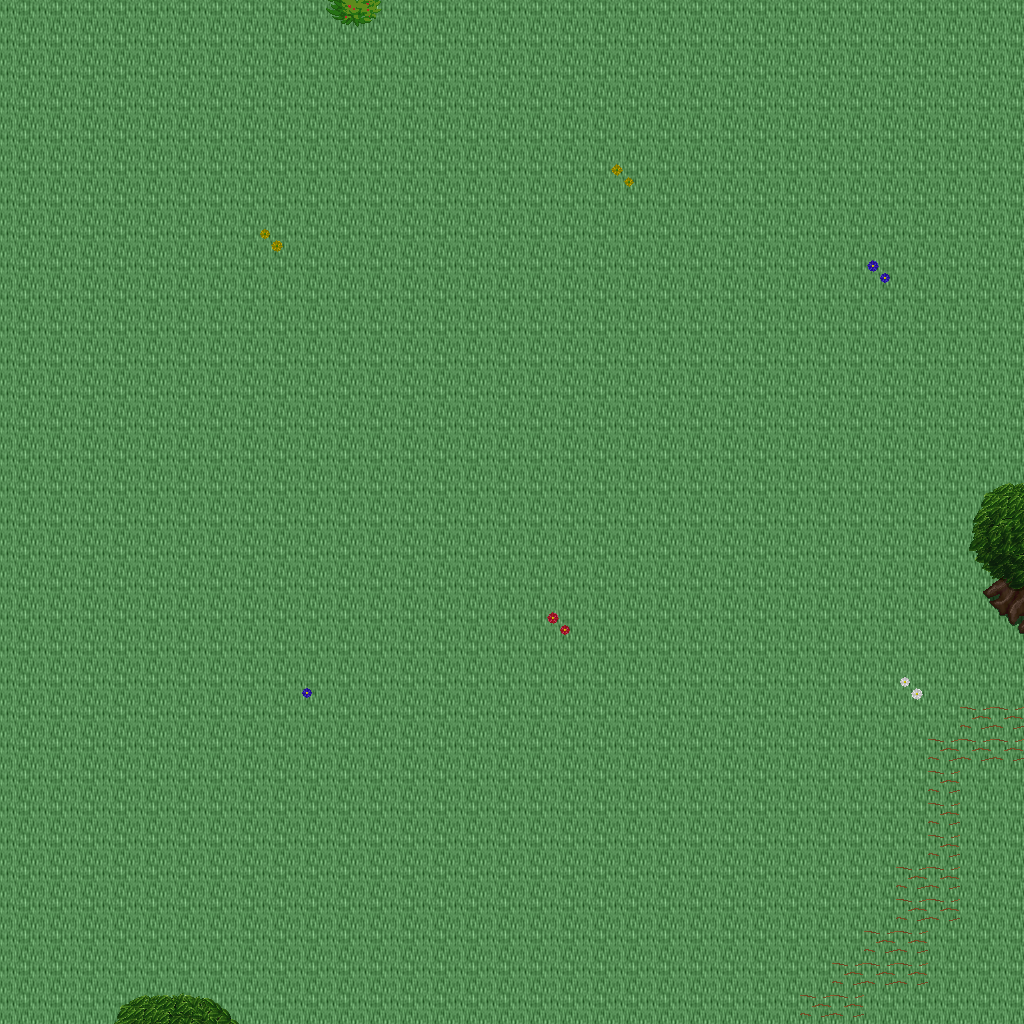

The image is a tile-based game level rendered from a .tmx file. Its description and source (layers, tilesets, objects; grid data summarised) follow:
An orthogonal 32x32 tile map with 32x32 px tiles, 5 tile layers (Ground, Objects, Objects2, Above, ...), 1 hidden layer not drawn, 39 tilesets.

<map version="1.10" tiledversion="1.11.0" orientation="orthogonal" renderorder="right-down" width="32" height="32" tilewidth="32" tileheight="32" infinite="0" nextlayerid="11" nextobjectid="1">
 <tileset firstgid="1" name="ground_ground" tilewidth="32" tileheight="32" tilecount="33" columns="3">
  <image source="../drawable/ground_ground.png" width="96" height="352" />
 </tileset>
 <tileset firstgid="34" name="ground_water_pool" tilewidth="32" tileheight="32" tilecount="72" columns="3">
  <image source="../drawable/ground_water_pool.png" width="96" height="768" />
 </tileset>
 <tileset firstgid="106" name="ground_ridge_earth_dark" tilewidth="32" tileheight="32" tilecount="96" columns="12">
  <image source="../drawable/ground_ridge_earth_dark.png" width="384" height="256" />
 </tileset>
 <tileset firstgid="202" name="ground_grass_edges" tilewidth="32" tileheight="32" tilecount="36" columns="12">
  <image source="../drawable/ground_grass_edges.png" width="384" height="96" />
 </tileset>
 <tileset firstgid="238" name="ground_grass_corners" tilewidth="32" tileheight="32" tilecount="24" columns="6">
  <image source="../drawable/ground_grass_corners.png" width="192" height="128" />
 </tileset>
 <tileset firstgid="262" name="plant_flower_daisy_blue" tilewidth="32" tileheight="32" tilecount="8" columns="2">
  <image source="../drawable/plant_flower_daisy_blue.png" width="64" height="128" />
 </tileset>
 <tileset firstgid="270" name="plant_flower_daisy_yellow" tilewidth="32" tileheight="32" tilecount="8" columns="2">
  <image source="../drawable/plant_flower_daisy_yellow.png" width="64" height="128" />
 </tileset>
 <tileset firstgid="278" name="plant_flower_daisy_red" tilewidth="32" tileheight="32" tilecount="8" columns="2">
  <image source="../drawable/plant_flower_daisy_red.png" width="64" height="128" />
 </tileset>
 <tileset firstgid="286" name="plant_flower_daisy_white" tilewidth="32" tileheight="32" tilecount="8" columns="2">
  <image source="../drawable/plant_flower_daisy_white.png" width="64" height="128" />
 </tileset>
 <tileset firstgid="294" name="logic_collision" tilewidth="32" tileheight="32" tilecount="1" columns="1">
  <image source="../drawable/logic_collision.png" width="32" height="32" />
 </tileset>
 <tileset firstgid="295" name="plant_tree_tree_green" tilewidth="32" tileheight="32" tilecount="88" columns="8">
  <image source="../drawable/plant_tree_tree_green.png" width="256" height="352" />
 </tileset>
 <tileset firstgid="383" name="plant_stump_stump_brown" tilewidth="32" tileheight="32" tilecount="4" columns="2">
  <image source="../drawable/plant_stump_stump_brown.png" width="64" height="64" />
 </tileset>
 <tileset firstgid="387" name="item_pot_cauldron" tilewidth="32" tileheight="32" tilecount="48" columns="8">
  <image source="../drawable/item_pot_cauldron.png" width="256" height="192" />
 </tileset>
 <tileset firstgid="435" name="plant_bush_various_small" tilewidth="32" tileheight="32" tilecount="9" columns="3">
  <image source="../drawable/plant_bush_various_small.png" width="96" height="96" />
 </tileset>
 <tileset firstgid="444" name="ground_rock_pebbles" tilewidth="32" tileheight="32" tilecount="3" columns="1">
  <image source="../drawable/ground_rock_pebbles.png" width="32" height="96" />
 </tileset>
 <tileset firstgid="447" name="ground_ladder_vertical_dark" tilewidth="32" tileheight="32" tilecount="3" columns="3">
  <image source="../drawable/ground_ladder_vertical_dark.png" width="96" height="32" />
 </tileset>
 <tileset firstgid="450" name="item_chemistry_empty_bottles" tilewidth="32" tileheight="32" tilecount="12" columns="4">
  <image source="../drawable/item_chemistry_empty_bottles.png" width="128" height="96" />
 </tileset>
 <tileset firstgid="462" name="item_chemistry_flask" tilewidth="32" tileheight="32" tilecount="3" columns="1">
  <image source="../drawable/item_chemistry_flask.png" width="32" height="96" />
 </tileset>
 <tileset firstgid="465" name="item_pot_barrel" tilewidth="32" tileheight="32" tilecount="2" columns="1">
  <image source="../drawable/item_pot_barrel.png" width="32" height="64" />
 </tileset>
 <tileset firstgid="467" name="item_flagpole" tilewidth="32" tileheight="32" tilecount="3" columns="1">
  <image source="../drawable/item_flagpole.png" width="32" height="96" />
 </tileset>
 <tileset firstgid="470" name="item_food_beehive1" tilewidth="32" tileheight="32" tilecount="1" columns="1">
  <image source="../drawable/item_food_beehive1.png" width="32" height="32" />
 </tileset>
 <tileset firstgid="471" name="item_food_beehive2" tilewidth="32" tileheight="32" tilecount="1" columns="1">
  <image source="../drawable/item_food_beehive2.png" width="32" height="32" />
 </tileset>
 <tileset firstgid="472" name="item_buzzing_bees" tilewidth="32" tileheight="32" tilecount="5" columns="5">
  <image source="../drawable/item_buzzing_bees.png" width="160" height="32" />
 </tileset>
 <tileset firstgid="477" name="plant_bush_hedge" tilewidth="32" tileheight="32" tilecount="35" columns="5">
  <image source="../drawable/plant_bush_hedge.png" width="160" height="224" />
 </tileset>
 <tileset firstgid="512" name="logic_creature_animal" tilewidth="32" tileheight="32" tilecount="32" columns="8">
  <image source="../drawable/logic_creature_animal.png" width="256" height="128" />
 </tileset>
 <tileset firstgid="544" name="furniture_table_wooden_trestle" tilewidth="32" tileheight="32" tilecount="9" columns="3">
  <image source="../drawable/furniture_table_wooden_trestle.png" width="96" height="96" />
 </tileset>
 <tileset firstgid="553" name="furniture_table_bench" tilewidth="32" tileheight="32" tilecount="3" columns="3">
  <image source="../drawable/furniture_table_bench.png" width="96" height="32" />
 </tileset>
 <tileset firstgid="556" name="item_food_smoked_meatandfish" tilewidth="32" tileheight="32" tilecount="4" columns="4">
  <image source="../drawable/item_food_smoked_meatandfish.png" width="128" height="32" />
 </tileset>
 <tileset firstgid="560" name="furniture_table_wooden_trestle_vertical" tilewidth="32" tileheight="32" tilecount="6" columns="2">
  <image source="../drawable/furniture_table_wooden_trestle_vertical.png" width="64" height="96" />
 </tileset>
 <tileset firstgid="566" name="building_huts" tilewidth="32" tileheight="32" tilecount="338" columns="26">
  <image source="../drawable/building_huts.png" width="832" height="416" />
 </tileset>
 <tileset firstgid="904" name="building_chimney_smoke" tilewidth="32" tileheight="32" tilecount="40" columns="4">
  <image source="../drawable/building_chimney_smoke.png" width="128" height="320" />
 </tileset>
 <tileset firstgid="944" name="item_firewood" tilewidth="32" tileheight="32" tilecount="12" columns="3">
  <image source="../drawable/item_firewood.png" width="96" height="128" />
 </tileset>
 <tileset firstgid="956" name="logic_item_herb" tilewidth="32" tileheight="32" tilecount="5" columns="5">
  <image source="../drawable/logic_item_herb.png" width="160" height="32" />
 </tileset>
 <tileset firstgid="961" name="logic_creature_reptile" tilewidth="32" tileheight="32" tilecount="7" columns="7">
  <image source="../drawable/logic_creature_reptile.png" width="224" height="32" />
 </tileset>
 <tileset firstgid="968" name="logic_creature_insect" tilewidth="32" tileheight="32" tilecount="5" columns="5">
  <image source="../drawable/logic_creature_insect.png" width="160" height="32" />
 </tileset>
 <tileset firstgid="973" name="plant_bush_bush_pinks" tilewidth="32" tileheight="32" tilecount="4" columns="2">
  <image source="../drawable/plant_bush_bush_pinks.png" width="64" height="64" />
 </tileset>
 <tileset firstgid="977" name="plant_bush_fern" tilewidth="32" tileheight="32" tilecount="32" columns="8">
  <image source="../drawable/plant_bush_fern.png" width="256" height="128" />
 </tileset>
 <tileset firstgid="1009" name="plant_bushes_and_trees" tilewidth="32" tileheight="32" tilecount="144" columns="16">
  <image source="../drawable/plant_bushes_and_trees.png" width="512" height="289" />
 </tileset>
 <tileset firstgid="1153" name="plant_bush_berried" tilewidth="32" tileheight="32" tilecount="60" columns="5">
  <image source="../drawable/plant_bush_berried.png" width="160" height="384" />
 </tileset>
 <layer id="1" name="Ground" width="32" height="32">
  <data>[1024 cells, 1024 non-empty, 1 distinct tile ids]</data>
 </layer>
 <layer id="2" name="Objects" width="32" height="32">
  <data>[1024 cells, 29 non-empty, 11 distinct tile ids]</data>
 </layer>
 <layer id="3" name="Objects2" width="32" height="32">
  <data>[1024 cells, 0 non-empty, 0 distinct tile ids]</data>
 </layer>
 <layer id="4" name="Above" width="32" height="32">
  <data>[1024 cells, 12 non-empty, 10 distinct tile ids]</data>
 </layer>
 <layer id="5" name="Above2" width="32" height="32">
  <data>[1024 cells, 0 non-empty, 0 distinct tile ids]</data>
 </layer>
 <layer id="6" name="Walkable" width="32" height="32" visible="0">
  <data>[1024 cells, 3 non-empty, 1 distinct tile ids]</data>
 </layer>
 <objectgroup id="7" name="Mapevents" />
 <objectgroup id="8" name="Spawn" />
 <objectgroup id="9" name="Keys" />
 <objectgroup id="10" name="Replace" />
</map>
